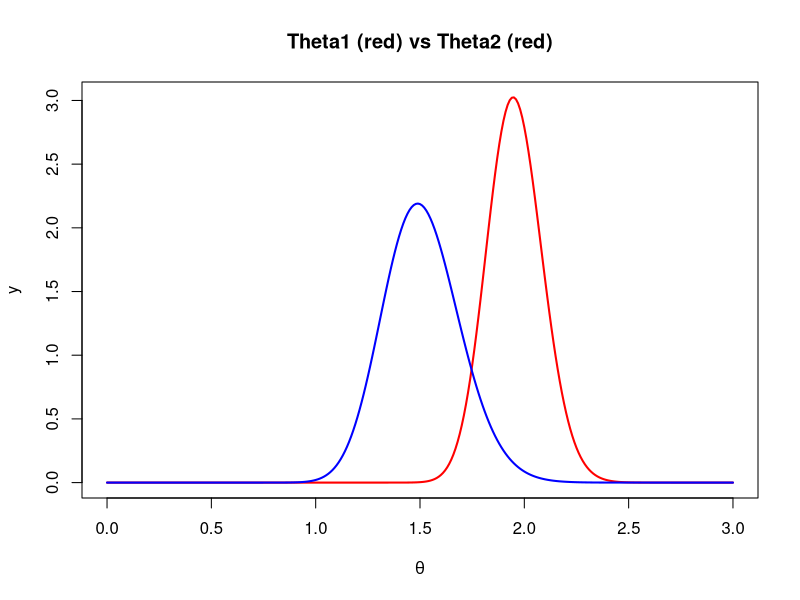

Source code (R):
x <- seq(0, 3, 0.01)

theta1 <- dgamma(x, 219, 112)
theta2 <- dgamma(x, 68, 45)

plot(x,theta1,type="l",col="red",xlab=expression(theta),
     ylab="y",lwd=2,main="Theta1 (red) vs Theta2 (red)")
lines(x,theta2,col="blue",lwd=2)

library(bayestestR)

randT1 <- rgamma(10000, 219, 112)
randT2 <- rgamma(10000, 68, 45)

ci(randT1, ci = 0.95, method = 'HDI')
ci(randT2, ci = 0.95, method = 'HDI')
